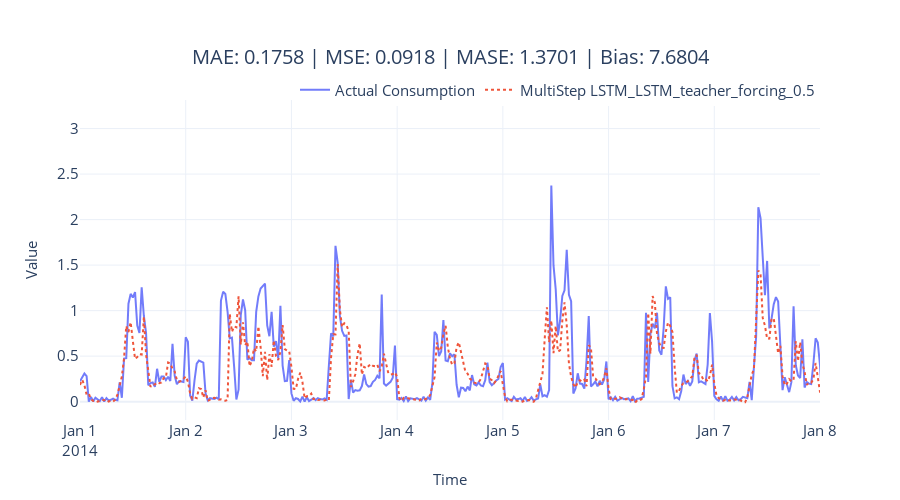

Notebook code for this chart:
### Code cell
fig = plot_forecast(pred_df, forecast_columns=[tag], forecast_display_names=[tag])
fig = format_plot(fig, title=f"MAE: {metrics['MAE']:.4f} | MSE: {metrics['MSE']:.4f} | MASE: {metrics['MASE']:.4f} | Bias: {metrics['Forecast Bias']:.4f}")
fig.update_xaxes(type="date", range=["2014-01-01", "2014-01-08"])
fig.write_image(f"imgs/chapter_12/{tag}.png")
fig.show()

### Figure 1 — Plotly figure (JSON) as saved in the notebook; plotly's stock layout.template omitted (floating-point values rounded to 4 significant figures; data arrays with more than 128 entries replaced by an {"elided": "..."} marker saying what was removed)
{"data": [{"line": {"color": "rgba(99,110,250,0.9)"}, "mode": "lines", "name": "Actual Consumption", "type": "scatter", "x": {"elided": "1488 str values"}, "y": {"elided": "1488 float values"}}, {"line": {"color": "rgba(239,85,59,1)", "dash": "dot"}, "mode": "lines", "name": "MultiStep LSTM_LSTM_teacher_forcing_0.5", "type": "scatter", "x": {"elided": "1488 str values"}, "y": {"elided": "1488 float values"}}], "layout": {"autosize": false, "height": 500, "legend": {"font": {"size": 15}, "orientation": "h", "title": {}, "x": 1, "xanchor": "right", "y": 0.98, "yanchor": "bottom"}, "title": {"font": {"size": 20}, "text": "MAE: 0.1758 | MSE: 0.0918 | MASE: 1.3701 | Bias: 7.6804", "x": 0.5, "xanchor": "center", "yanchor": "top"}, "width": 900, "xaxis": {"range": ["2014-01-01", "2014-01-08"], "tickfont": {"size": 15}, "title": {"font": {"size": 15}, "text": "Time"}, "type": "date"}, "yaxis": {"tickfont": {"size": 15}, "title": {"font": {"size": 15}, "text": "Value"}}}}
